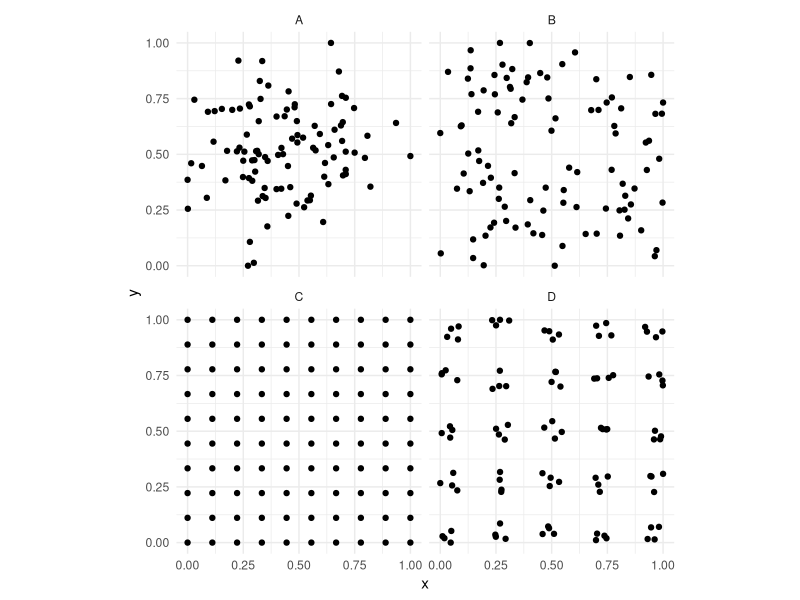
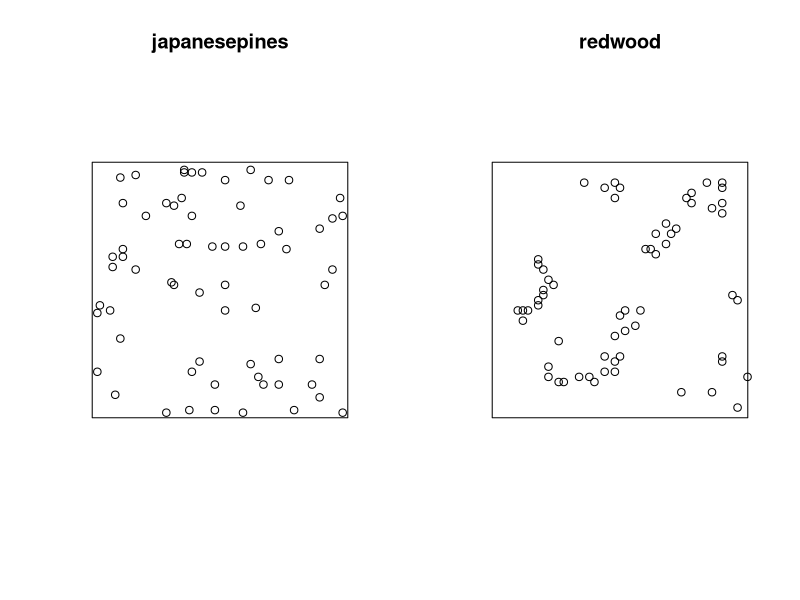
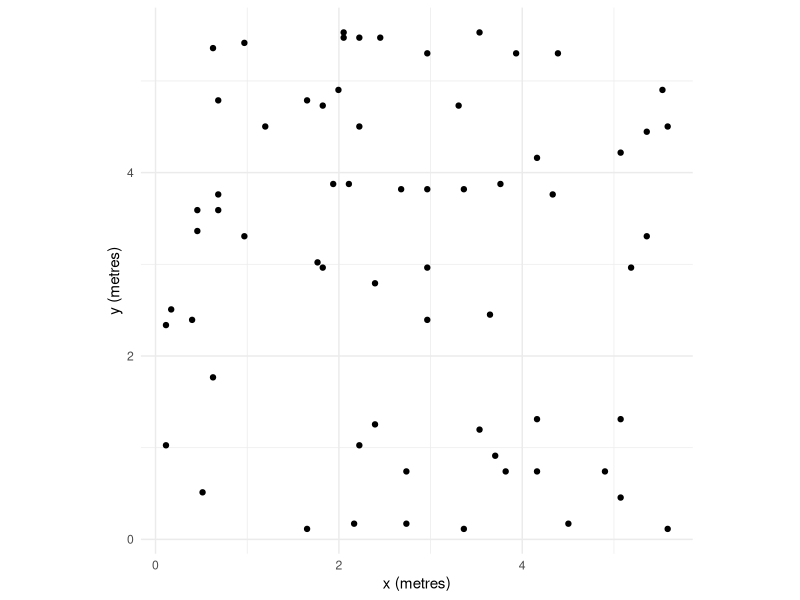
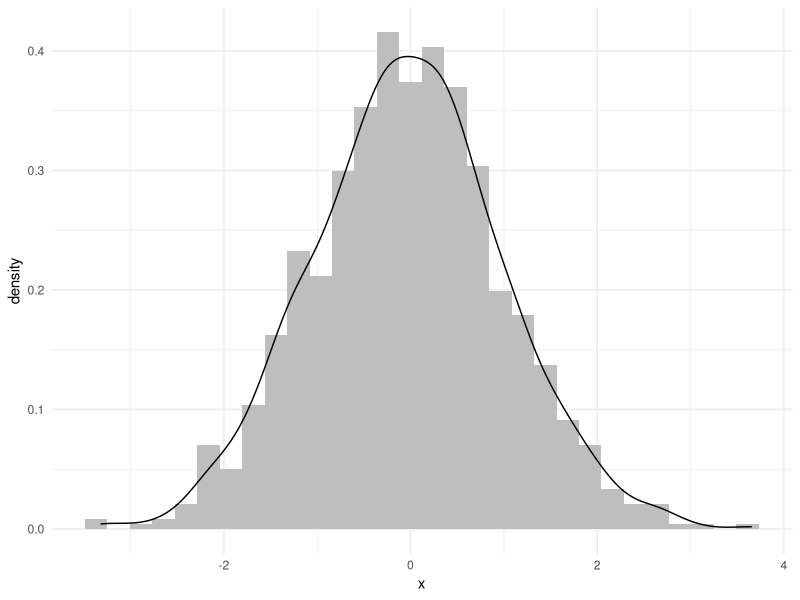
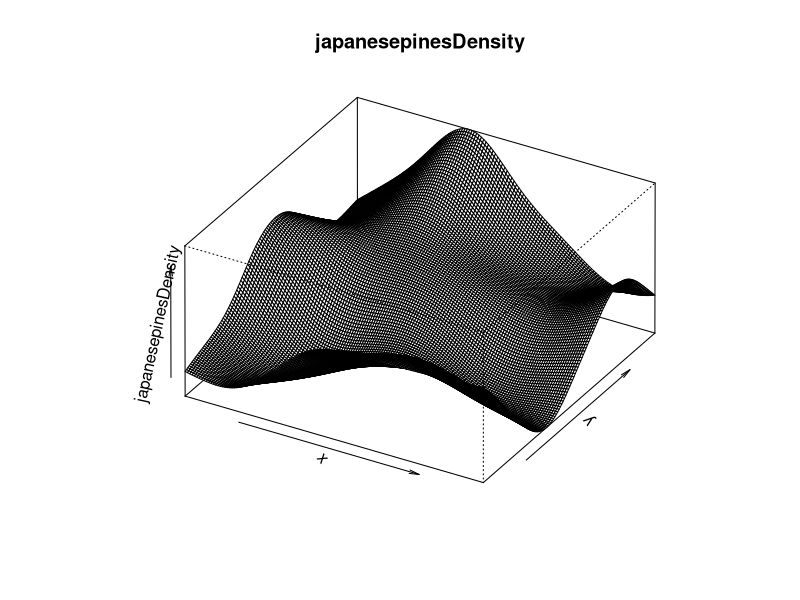
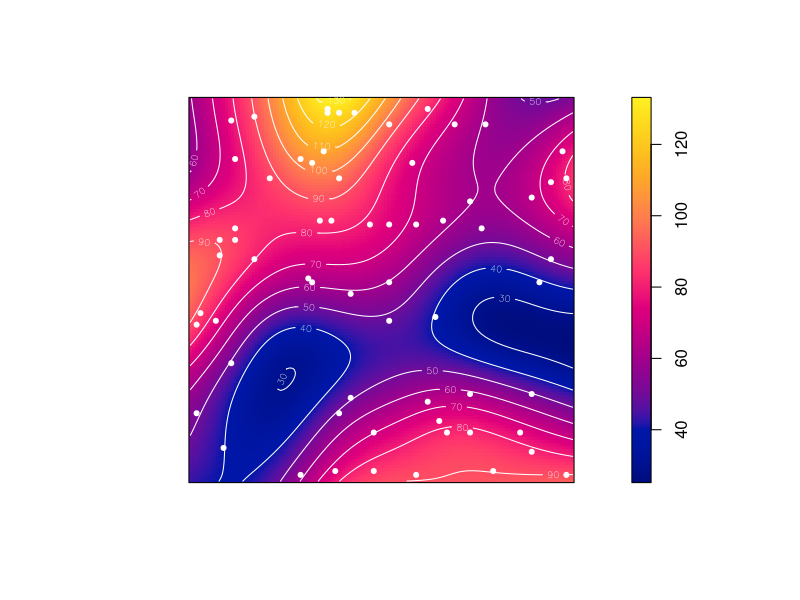
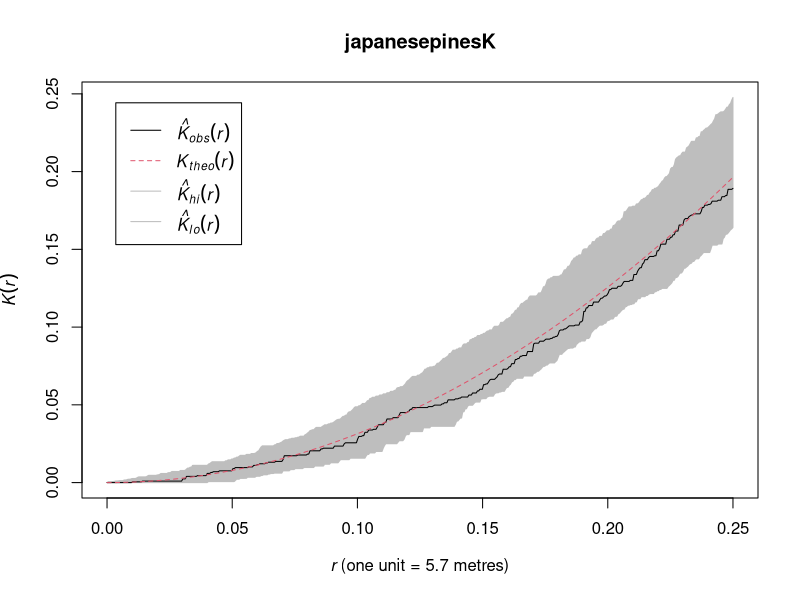
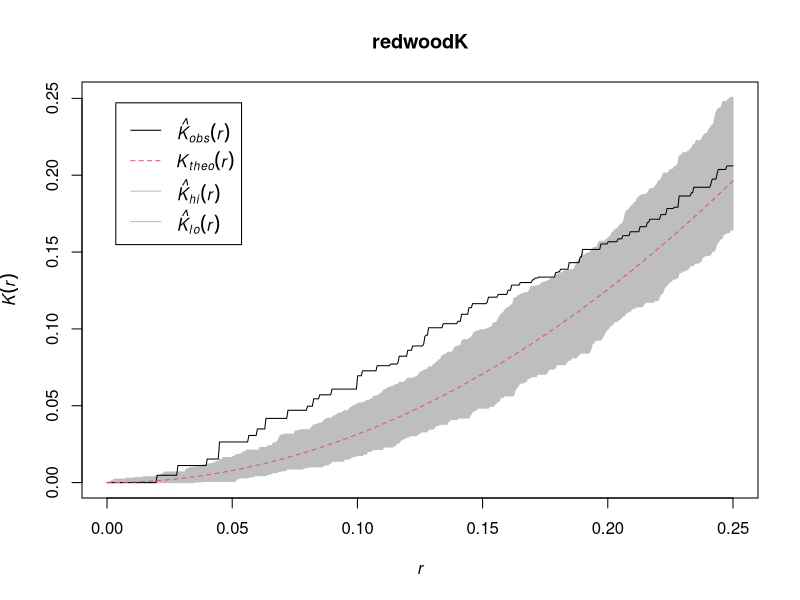

The R source for these figures, in order:
## ----echo=FALSE, include=FALSE------------------------------------------------
set.seed(1984)


## ----message=FALSE------------------------------------------------------------
library(tidyverse)
library(spatstat)


## -----------------------------------------------------------------------------
#| fig-width: 9
#| fig-height: 6
n <- 100
patternA <- data.frame(x = rnorm(n), y = rnorm(n), id = "A")
patternB <- data.frame(x = runif(n), y = runif(n), id = "B")
patternC <- data.frame(
  expand.grid(
    x = seq(0, 1, length.out = sqrt(n)),
    y = seq(0, 1, length.out = sqrt(n))
  ),
  id = "C"
)

patternD <- data.frame(
  expand.grid(
    x = rep(seq(0, 1, length.out = n / 20), 2),
    y = rep(seq(0, 1, length.out = n / 20), 2)
  ),
  id = "D"
)
patternD$x <- jitter(patternD$x)
patternD$y <- jitter(patternD$y)

simDat <- bind_rows(patternA, patternB, patternC, patternD)

simDat <- simDat %>%
  group_by(id) %>%
  mutate(
    x = scales::rescale(x),
    y = scales::rescale(y)
  )

ggplot(simDat, aes(x = x, y = y)) +
  geom_point() +
  coord_fixed() +
  facet_wrap(~id) +
  theme_minimal()


## -----------------------------------------------------------------------------
data(japanesepines)
data(redwood)

summary(japanesepines)
summary(redwood)

oldPar <- par(no.readonly = TRUE)
par(mfrow = c(1, 2))
plot(japanesepines)
plot(redwood)
par(oldPar)


## -----------------------------------------------------------------------------
tibble(
  x = japanesepines$x * japanesepines$window$units$multiplier,
  y = japanesepines$y * japanesepines$window$units$multiplier
) %>%
  ggplot(mapping = aes(x = x, y = y)) +
  geom_point() +
  labs(
    x = paste("x (",
      japanesepines$window$units$plural,
      ")",
      sep = ""
    ),
    y = paste("y (",
      japanesepines$window$units$plural,
      ")",
      sep = ""
    )
  ) +
  coord_fixed() +
  theme_minimal()


## -----------------------------------------------------------------------------
x <- rnorm(n=1e3)
ggplot() +
  geom_histogram(mapping = aes(x = x, after_stat(density)), fill = "grey") +
  geom_density(mapping = aes(x = x)) +
  theme_minimal()


## -----------------------------------------------------------------------------
japanesepinesDensity <- density(japanesepines)
summary(japanesepinesDensity)


## -----------------------------------------------------------------------------
#| fig-width: 7
#| fig-height: 6
persp(japanesepinesDensity, theta = 30, phi = 30)


## -----------------------------------------------------------------------------
plot(japanesepinesDensity, main = NULL) # omit title
contour(japanesepinesDensity, add = TRUE, col = "white")
points(japanesepines, pch = 20, col = "white")


## -----------------------------------------------------------------------------
japanesepinesK <- envelope(japanesepines, fun = Kest, nsim = 1e3, verbose = FALSE)


## -----------------------------------------------------------------------------
plot(japanesepinesK)


## -----------------------------------------------------------------------------
redwoodK <- envelope(redwood, fun = Kest, nsim = 1e3, verbose = FALSE)
plot(redwoodK)


## -----------------------------------------------------------------------------
plot(envelope(redwood,
  fun = Kest, nsim = 100,
  verbose = FALSE, rmax = 0.5
), main = "")


## -----------------------------------------------------------------------------
redwoodL <- envelope(redwood, fun = Lest, nsim = 1e3, verbose = FALSE)
plot(redwoodL)


## -----------------------------------------------------------------------------
ggplot(redwoodK, mapping = aes(x = r, ymin = lo - pi * r^2, ymax = hi - pi * r^2)) +
  geom_ribbon(fill = "#56B4E9", alpha = 0.3) +
  geom_line(mapping = aes(y = theo - pi * r^2), col = "grey40", linetype = "dashed") +
  geom_line(mapping = aes(y = obs - pi * r^2), col = "#D55E00", linewidth = 0.8) +
  labs(y = expression(K(r) - pi ~ r^2), x = "r") +
  theme_minimal()


## -----------------------------------------------------------------------------
data(longleaf)
summary(longleaf)
plot(longleaf)


## -----------------------------------------------------------------------------
hist(longleaf$marks)


## -----------------------------------------------------------------------------
longleafL <- envelope(longleaf, fun = Lest, nsim = 1e3, verbose = FALSE)
plot(longleafL, main = "All Trees")


## -----------------------------------------------------------------------------
bigTrees <- subset(longleaf, marks > 50)
bigTreesL <- envelope(bigTrees, fun = Lest, nsim = 1e3, verbose = FALSE)
plot(bigTreesL, main = "Big Trees")


## -----------------------------------------------------------------------------
longleafAge <- cut(longleaf,
  breaks = c(0, 30, Inf),
  labels = c("Sapling", "Adult")
)
summary(longleafAge)
plot(longleafAge)


## -----------------------------------------------------------------------------
#| fig-height: 8
adults <- subset(longleafAge, marks == "Adult", drop = TRUE)
adultsL <- envelope(adults, fun = Lest, nsim = 1e3, verbose = FALSE)

saplings <- subset(longleafAge, marks == "Sapling", drop = TRUE)
saplingsL <- envelope(saplings, fun = Lest, nsim = 1e3, verbose = FALSE)


par(mfrow = c(2, 1))
plot(adultsL, main = "Adult")
plot(saplingsL, main = "Sapling")
par(oldPar)


## -----------------------------------------------------------------------------
adultsDensity <- density(adults)
plot(adultsDensity)
points(saplings, pch = 20)


## -----------------------------------------------------------------------------
saplingAdultL <- envelope(longleafAge, "Lcross",
  i = "Sapling", j = "Adult",
  verbose = FALSE
)
plot(saplingAdultL)


## ----eval=FALSE---------------------------------------------------------------
# demo(data)


## ----eval=FALSE---------------------------------------------------------------
# myPattern <- clickppp(n = 50) # click to make 50 points
# # KDE
# plot(density(myPattern))
# points(myPattern, pch = 20)
# # L
# myPatternL <- envelope(myPattern, Lest, nsim = 100)
# plot(myPatternL)


## ----eval=FALSE---------------------------------------------------------------
# patternD <- simDat %>% filter(id == "D")
# patternD <- ppp(
#   x = patternD$x, y = patternD$y,
#   xrange = c(0, 1), yrange = c(0, 1),
#   unitname = "km"
# )
# summary(patternD)
# plot(patternD)


## ----eval=FALSE---------------------------------------------------------------
# data(bei)
# summary(bei)
# plot(bei)
# 
# # First order: the intensity surface. Where are the trees dense?
# plot(density(bei))
# 
# # The bandwidth controls how smooth that surface is. The default
# # picks sigma for you (about 62 m here). Bracket it with a spiky
# # value and an over-smoothed one and watch the surface change:
# plot(density(bei, sigma = 10))
# plot(density(bei, sigma = 200))
# 
# # Second order: where does bei depart from CSR?
# plot(envelope(bei, fun = Lest, nsim = 99, verbose = FALSE))


## -----------------------------------------------------------------------------
data(sporophores)
summary(sporophores)
plot(sporophores, chars = c(16, 1, 2), cex = 0.6, leg.args = list(cex = 1.1))
points(0, 0, pch = 16, cex = 2)
text(15, 8, "Tree", cex = 0.75)


## -----------------------------------------------------------------------------
# using subset
hebPub <- subset(sporophores,
  marks %in% c("L pubescens", "Hebloma spp"),
  drop = TRUE
)
crossHebPub <- envelope(hebPub, "Lcross", verbose = FALSE)
# or directly in envelope (note i and j arguments)
crossHebPub <- envelope(sporophores, "Lcross", i = "L pubescens", j = "Hebloma spp", verbose = FALSE)
